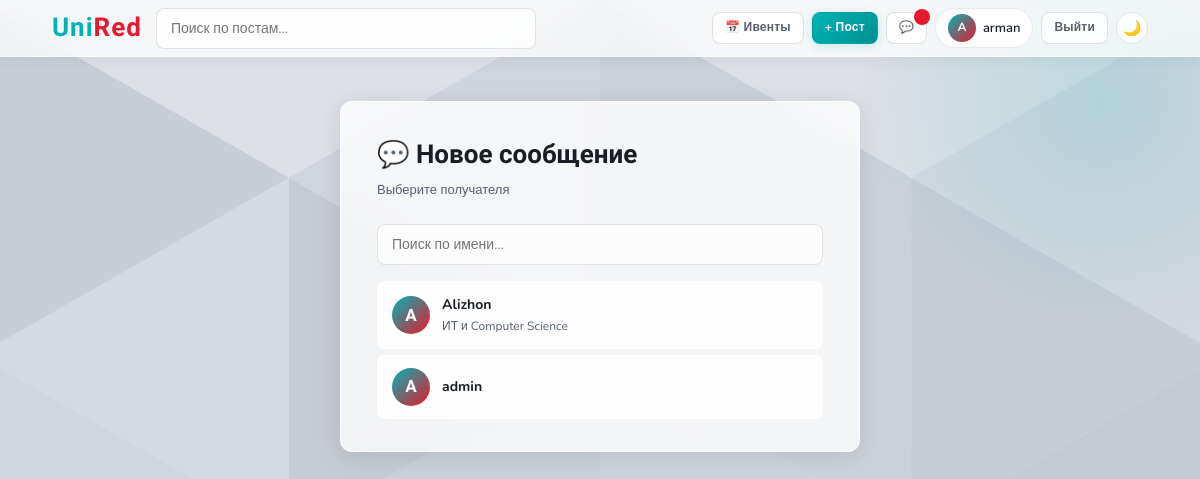
Screenshot of /messages/new (signed in) with the database file from the repository.
### tables this page shows
CREATE TABLE users (
            id INTEGER PRIMARY KEY AUTOINCREMENT,
            username TEXT UNIQUE NOT NULL,
            email TEXT UNIQUE NOT NULL,
            password TEXT NOT NULL,
            faculty TEXT DEFAULT '',
            role TEXT DEFAULT 'student',
            created_at TEXT DEFAULT (datetime('now'))
        , bio TEXT DEFAULT '');

### app.py (the view)
@app.route('/messages/new')
def new_message():
    user = current_user()
    if not user: return redirect(url_for('login'))
    conn = get_db()
    users = conn.execute('SELECT id, username, faculty FROM users WHERE id!=? ORDER BY username', (user['id'],)).fetchall()
    conn.close()
    return render_template('new_message.html', user=user, users=users)

### app.py (called while the page is built)
def get_db():
    conn = sqlite3.connect(DB)
    conn.row_factory = sqlite3.Row
    return conn

def current_user():
    if 'user_id' in session:
        conn = get_db()
        user = conn.execute('SELECT * FROM users WHERE id=?', (session['user_id'],)).fetchone()
        conn.close()
        return user
    return None

### templates/new_message.html (shortened to what this page needs)
{% extends "base.html" %}
{% block content %}
<div class="form-page" style="max-width:560px">
  <div class="form-card">
    <div class="form-title">💬 Новое сообщение</div>
    <div class="form-sub">Выберите получателя</div>
    <input type="text" id="search-user" placeholder="Поиск по имени..." oninput="filterUsers(this.value)" style="margin-bottom:16px">
    <div id="user-list" style="display:flex;flex-direction:column;gap:6px;max-height:400px;overflow-y:auto">
      {% for u in users %}
      <a href="/messages/{{ u.id }}" class="user-row" data-name="{{ u.username.lower() }}">
        <div style="width:38px;height:38px;border-radius:50%;background:linear-gradient(135deg,var(--teal),var(--accent));color:#fff;font-family:'Rajdhani',sans-serif;font-size:17px;font-weight:700;display:flex;align-items:center;justify-content:center;flex-shrink:0">{{ u.username[0].upper() }}</div>
        <div>
          <div style="font-weight:700;font-size:14px;color:var(--text)">{{ u.username }}</div>
          {% if u.faculty %}<div style="font-size:12px;color:var(--muted)">{{ u.faculty }}</div>{% endif %}
        </div>
      </a>
      {% else %}
      <p style="color:var(--muted);text-align:center;padding:20px">Нет других пользователей</p>
      {% endfor %}
    </div>
  </div>
</div>
{% endblock %}

### templates/base.html (shortened to what this page needs)
<!DOCTYPE html>
<html lang="ru">
<head>
</head>
<body>
<nav>
  <div class="nav-inner">
    <a href="/" class="nav-logo"><span class="logo-uni">Uni</span><span class="logo-red">Red</span></a>
    <div class="nav-search">
      <form method="get" action="/">
        <input type="text" name="q" placeholder="Поиск по постам..." value="{{ request.args.get('q','') }}">
      </form>
    </div>
    <div class="nav-links">
      <a href="/events" class="btn btn-outline btn-sm">📅 Ивенты</a>
      {% if user %}
        <a href="/post/new" class="btn btn-teal btn-sm">+ Пост</a>
        <a href="/messages" class="btn btn-outline btn-sm" style="position:relative">
          💬
          <span id="unread-badge" style="display:none;position:absolute;top:-4px;right:-4px;background:var(--accent);color:#fff;border-radius:50%;width:16px;height:16px;font-size:10px;display:flex;align-items:center;justify-content:center;font-weight:700"></span>
        </a>
        <a href="/profile" class="user-badge" style="text-decoration:none">
          <div class="avatar">{{ user.username[0].upper() }}</div>
          <span>{{ user.username }}</span>
        </a>
        <a href="/logout" class="btn btn-outline btn-sm">Выйти</a>
      {% else %}
        <a href="/login" class="btn btn-outline btn-sm">Войти</a>
        <a href="/register" class="btn btn-primary btn-sm">Регистрация</a>
      {% endif %}
      <button class="theme-toggle" onclick="toggleTheme()" title="Тёмная тема">🌙</button>
    </div>
  </div>
</nav>
{% block content %}{% endblock %}
</body>
</html>

### templates/base.html (style rules this page uses)
:root { --bg: #dde0e6; --surface: rgba(255,255,255,0.78); --surface-solid: #ffffff; --border: rgba(255,255,255,0.55); --border-dark: rgba(0,0,0,0.08); --text: #191d24; --muted: #57606e; --hint: #99a0ad; --accent: #e8192c; --accent-light: #ffeaec; --teal: #00b4b4; --teal-dark: #009090; --teal-light: #e0f7f7; --blue: #185fa5; --blue-light: #e6f1fb; --green: #1d9e75; --green-light: #e1f5ee; --purple: #534ab7; --purple-light: #eeedfe; --amber: #ba7517; --amber-light: #faeeda; --radius: 12px; --radius-sm: 8px; --glass: blur(14px); --shadow: 0 2px 16px rgba(0,0,0,0.07); --shadow-md: 0 4px 24px rgba(0,0,0,0.1); }
* { box-sizing: border-box; margin: 0; padding: 0; }
body { font-family: 'Nunito', sans-serif; color: var(--text); line-height: 1.6; font-size: 15px; min-height: 100vh; background: var(--bg); position: relative; }
body::before { content: ''; position: fixed; inset: 0; z-index: -2; }
body::after { content: ''; position: fixed; top: -150px; right: -150px; z-index: -1; width: 500px; height: 500px; border-radius: 50%; background: radial-gradient(circle, rgba(0,180,180,0.15) 0%, transparent 68%); pointer-events: none; }
a { color: inherit; text-decoration: none; }
nav { background: rgba(255,255,255,0.72); backdrop-filter: var(--glass); -webkit-backdrop-filter: var(--glass); border-bottom: 1px solid var(--border); position: sticky; top: 0; z-index: 100; box-shadow: 0 1px 20px rgba(0,0,0,0.07); }
.nav-inner { max-width: 1140px; margin: 0 auto; padding: 0 22px; display: flex; align-items: center; height: 56px; gap: 14px; }
.nav-logo { font-family: 'Rajdhani', sans-serif; font-size: 26px; font-weight: 700; letter-spacing: 1px; display: flex; align-items: baseline; gap: 0; }
.logo-uni { color: var(--teal); }
.logo-red { color: var(--accent); }
.nav-search { flex: 1; max-width: 380px; }
.nav-search input { width: 100%; padding: 8px 18px; border: 1px solid rgba(0,0,0,0.1); border-radius: 24px; font-size: 13px; font-family: 'Nunito', sans-serif; background: rgba(255,255,255,0.65); color: var(--text); outline: none; transition: all 0.2s; }
.nav-links { display: flex; align-items: center; gap: 8px; margin-left: auto; }
.btn { display: inline-flex; align-items: center; gap: 5px; padding: 7px 16px; border-radius: var(--radius-sm); font-size: 13px; font-weight: 700; font-family: 'Nunito', sans-serif; cursor: pointer; border: 1px solid transparent; transition: all 0.18s; letter-spacing: 0.2px; }
.btn-outline { border-color: rgba(0,0,0,0.11); color: var(--muted); background: rgba(255,255,255,0.55); backdrop-filter: blur(4px); }
.btn-teal { background: linear-gradient(135deg, var(--teal) 0%, var(--teal-dark) 100%); color: #fff; box-shadow: 0 2px 10px rgba(0,180,180,0.22); }
.btn-sm { padding: 5px 12px; font-size: 12px; }
.user-badge { display: flex; align-items: center; gap: 7px; padding: 5px 12px; border-radius: 24px; background: rgba(255,255,255,0.65); border: 1px solid rgba(0,0,0,0.08); font-size: 13px; font-weight: 600; backdrop-filter: blur(4px); }
.avatar { width: 28px; height: 28px; border-radius: 50%; background: linear-gradient(135deg, var(--teal), var(--accent)); color: #fff; display: flex; align-items: center; justify-content: center; font-size: 12px; font-weight: 700; flex-shrink: 0; }
.form-page { max-width: 600px; margin: 44px auto; padding: 0 20px; }
.form-card { background: var(--surface); backdrop-filter: var(--glass); -webkit-backdrop-filter: var(--glass); border: 1px solid var(--border); border-radius: var(--radius); padding: 32px 36px; box-shadow: var(--shadow-md); }
.form-title { font-family: 'Rajdhani', sans-serif; font-size: 26px; font-weight: 700; margin-bottom: 4px; }
.form-sub { font-size: 13px; color: var(--muted); margin-bottom: 24px; }
input[type=text], input[type=email], input[type=password], input[type=datetime-local], select, textarea { width: 100%; padding: 10px 14px; border: 1px solid rgba(0,0,0,0.11); border-radius: var(--radius-sm); font-size: 14px; color: var(--text); background: rgba(255,255,255,0.7); outline: none; font-family: 'Nunito', sans-serif; transition: all 0.18s; }
.theme-toggle { background: rgba(255,255,255,0.55); border: 1px solid rgba(0,0,0,0.09); border-radius: 50%; width: 32px; height: 32px; cursor: pointer; font-size: 15px; display: flex; align-items: center; justify-content: center; transition: all 0.2s; backdrop-filter: blur(4px); flex-shrink: 0; }

### rows the page displays
users: username "A", username "arman"
users: username "A", username "Alizhon", faculty "ИТ и Computer Science"
users: username "A", username "admin"
